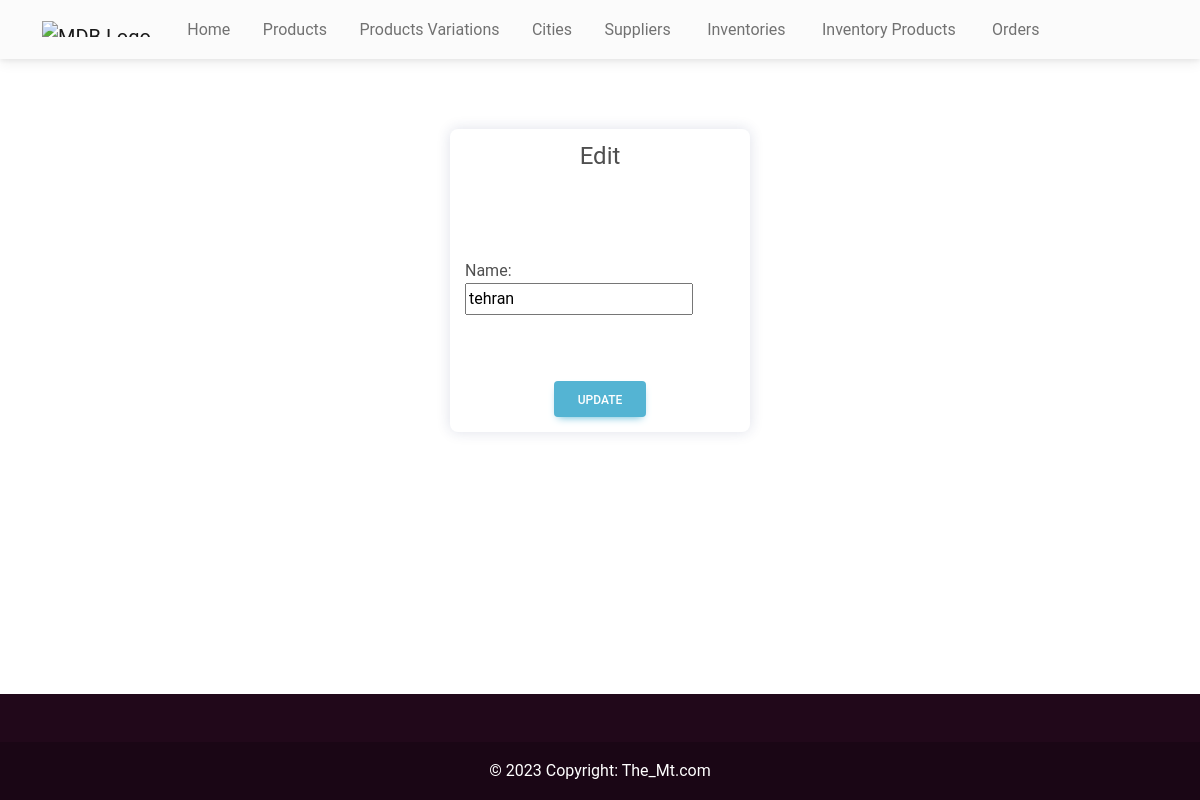
The app's page /adminHome/cityUpdate/3/, older data.
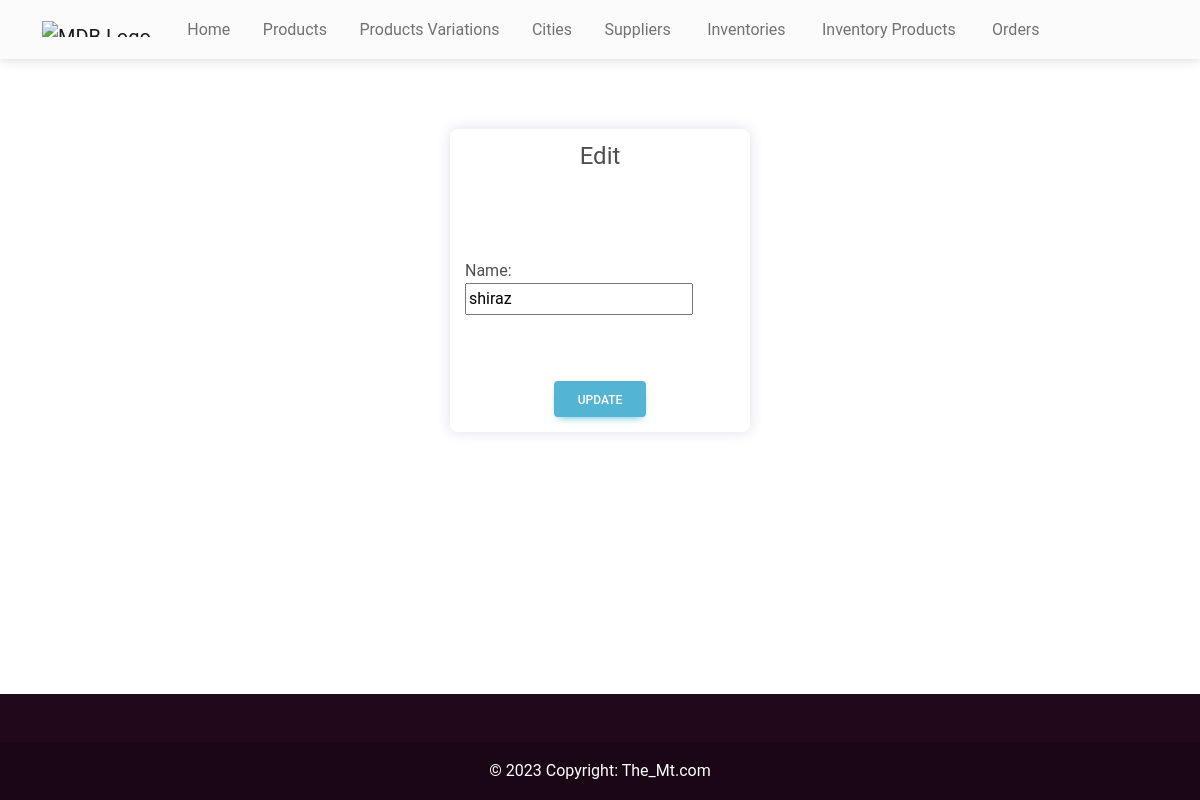
The same page, newer data.
### shop/models.py (models this page shows, shortened)
class City(models.Model):
    name = models.CharField(max_length=200, verbose_name="Name")

### shop/views.py (the view)
# urls.py: path('adminHome/cityUpdate/<int:pk>/', CityUpdateView.as_view(), name='cityUpdate'),
class CityUpdateView(UpdateView):
    model = City
    template_name = 'cityUpdate.html'
    fields = ['name']

### templates/cityUpdate.html
{% extends 'adminBase.html' %}
{% load static %}
{% block cssLinks %}
<link rel="stylesheet" href="{% static 'css/cityList.css' %}" />
{% endblock cssLinks %}
{% block content %}
<section class="cityUpdate">
  <div class="container">
    <div class="card">
      <form action="" method="POST">
        <legend>Edit</legend>
        {% csrf_token %} {{ form.as_p }}
        <input class="btn btn-info" type="submit" value="Update" />
      </form>
    </div>
  </div>
</section>
{% endblock content %}

Row changes from the older to the newer data that the page shows:
changed City: name "tehran" → "shiraz"
